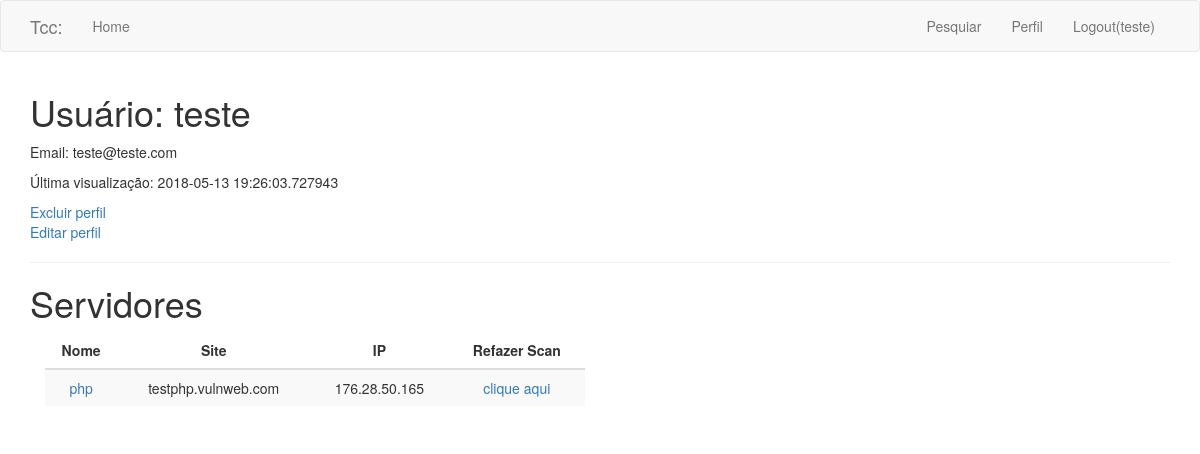
The page /usuario/teste (signed in) on the database as committed earlier.
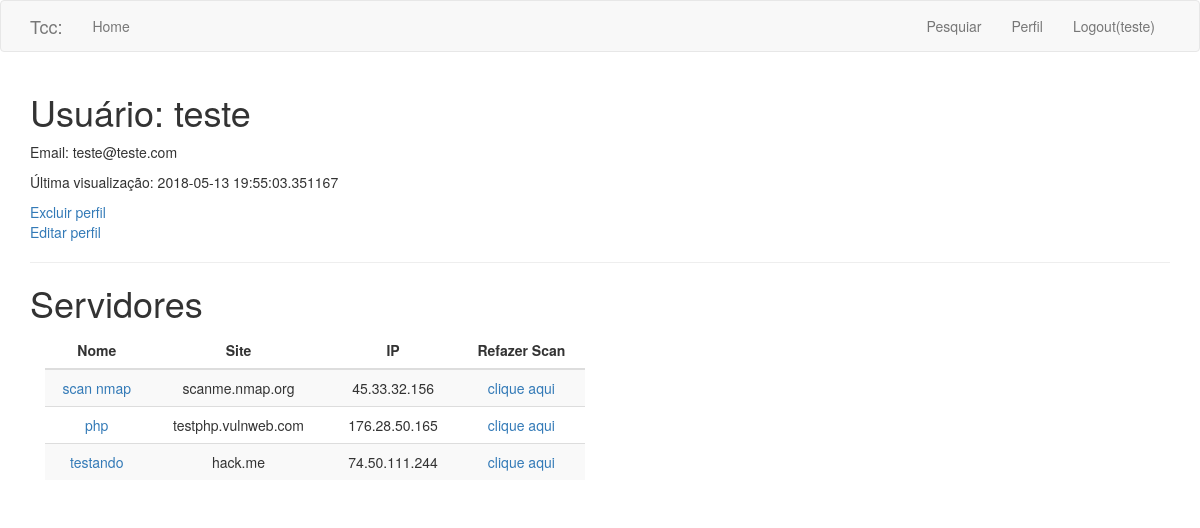
The same page on the database as committed later.
### app/models.py (models this page shows, shortened)
class Usuario(UserMixin, db.Model):
    id = db.Column(db.Integer, primary_key=True)
    nome = db.Column(db.String(64), index=True, unique=True)
    email = db.Column(db.String(120), index=True, unique=True)
    password_hash = db.Column(db.String(128))
    last_seen = db.Column(db.DateTime, default=datetime.utcnow)
    resultados = db.relationship('Dados', backref='autor_usuario', lazy='dynamic')
    rel_servidor = db.relationship('Servidor', backref='rel_usuario', lazy='dynamic')

class Servidor(db.Model):
    id = db.Column(db.Integer, primary_key=True)
    nome = db.Column(db.String(140), unique=True)#remover esta coluna
    url = db.Column(db.String(255))
    ip = db.Column(db.String(25))
    usuario_id = db.Column(db.Integer, db.ForeignKey('usuario.id'))
    resultados = db.relationship('Dados', backref='autor_servidor', lazy='dynamic')

### app/routes.py (the view)
@app.route('/usuario/<username>')
@login_required
def user(username):
    user = Usuario.query.filter_by(nome=username).first_or_404()
    dados = Dados.query.filter_by(usuario_id=current_user.id)
    servidores = Servidor.query.filter_by(usuario_id=current_user.id)
    return render_template('user.html', title='Perfil de usuário', user=user, dados=dados, servidores=servidores)

### app/models.py (called while the page is built)
@login.user_loader
def load_user(id):
    return Usuario.query.get(int(id))

### app/routes.py (called while the page is built)
@app.before_request
def before_request():
    if current_user.is_authenticated:
        current_user.last_seen = datetime.utcnow()
        db.session.commit()

### app/templates/user.html
{% extends "base.html" %}
{% block app_content %}
    <h1>Usuário: {{ user.nome }}</h1>
    <p>Email: {{ user.email }}</p>
    {% if user.last_seen %}
        <p>Última visualização: {{ user.last_seen }}</p>
    {% endif %}
    <a href="{{ url_for('deletar') }}">Excluir perfil</a>
    {% if user == current_user %}
        <p><a href="{{ url_for('edit_profile') }}">Editar perfil</a></p>
    {% endif %}
    <hr>
        <h1>Servidores</h1>
        <div class="table-responsive col-md-6">
        	<table class="table table-striped border-spacing padding">
        	<thead>
        		<tr>
                    <th class="text-center">Nome</th>
                    <th class="text-center">Site</th>
                    <th class="text-center">IP</th>
                    <th class="text-center">Refazer Scan</th>
                </tr>
            </thead>
        {% for servidor in servidores %}
        <tr class="text-center">
            <td><a href="{{ url_for('dados', nome=servidor.nome) }}">{{ servidor.nome }}</a></td>
            <td>{{ servidor.url }}</td>
            <td>{{ servidor.ip }}</td>
            <td><a href="{{ url_for('refazer', ip=servidor.ip , nome=servidor.nome, url=servidor.url) }}">clique aqui</a></td>
        </tr>
        {% endfor %}
    </table>
    </div>
{% endblock %}

### app/templates/base.html (shortened to what this page needs)
{% extends 'bootstrap/base.html' %}
{% block navbar %}
<nav class="navbar navbar-default">
    <div class="container">
        <div class="navbar-header">
        <a class="navbar-brand" href="{{ url_for('index') }}">Tcc:</a>
    </div>
    <div class="collapse navbar-collapse" id="bs-example-navbar-collapse-1">
        <ul class="nav navbar-nav">
            <li><a href="{{ url_for('index') }}">Home</a></li>
        </ul>
        <ul class="nav navbar-nav navbar-right">
        {% if current_user.is_anonymous %}
            <li><a href="{{ url_for('login') }}">Login</a></li>
        {% else %}
            <li><a href="{{ url_for('servidor') }}">Pesquiar</a></li>
            <li><a href="{{ url_for('user', username=current_user.nome) }}">Perfil</a></li>
            <li><a href="{{ url_for('logout') }}">Logout({{ current_user.nome }})</a></li>
        {% endif %}
        </ul>
        </div>
    </div>
</nav>
{% endblock %}
{% block content %}
    <div class="container">
        {% block app_content %}{% endblock %}
    </div>
{% endblock %}

Rows that differ between the two databases and show on the page:
changed Usuario "teste": last_seen "2018-05-13 19:26:03.727943" → "2018-05-13 19:55:03.351167"
added Servidor: nome "scan nmap", url "scanme.nmap.org", ip "45.33.32.156"
added Servidor: nome "testando", url "hack.me", ip "74.50.111.244"
